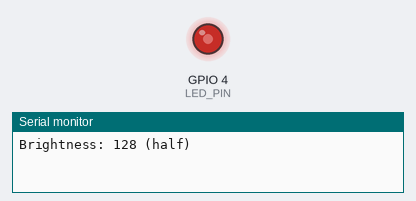
The sketch below on a simulated ESP32. Shown: output pins drawn as LEDs (lit = HIGH), the last lines printed to the serial monitor.

Above: at 0.05 s.
At 3.0 s:
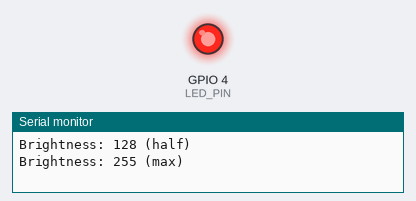
At 6.0 s:
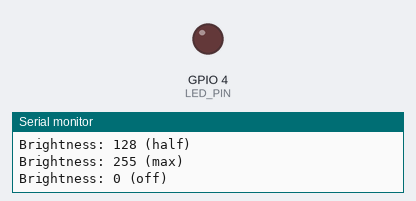
Timing chart, 0 to 7.8 s (numbered marks = the images above):
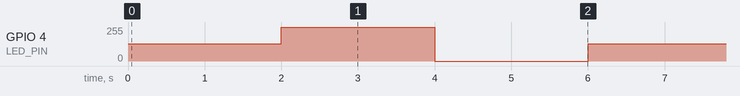

Measured:
- by itself, GPIO 4 (LED_PIN): repeats every 6.0 s: 255/255 2.0 s, 0/255 2.0 s, 128/255 2.0 s

The sketch:

2_led_analog_brightness.ino
```cpp
#define LED_PIN    4
#define PWM_CH     0
#define PWM_FREQ   5000
#define PWM_RES    8

void setup() {
  Serial.begin(115200);
  ledcSetup(PWM_CH, PWM_FREQ, PWM_RES);
  ledcAttachPin(LED_PIN, PWM_CH);
}

void loop() {

  ledcWrite(PWM_CH, 128);
  Serial.println("Brightness: 128 (half)");
  delay(2000);


  ledcWrite(PWM_CH, 255);
  Serial.println("Brightness: 255 (max)");
  delay(2000);


  ledcWrite(PWM_CH, 0);
  Serial.println("Brightness: 0 (off)");
  delay(2000);
}
```
